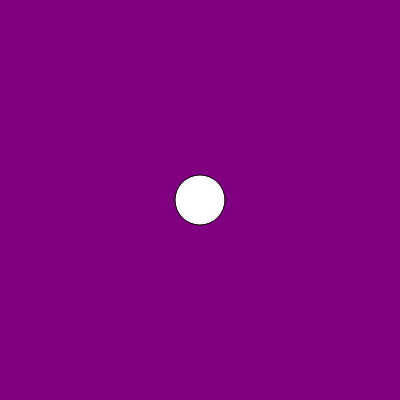
Frame 1 (no input)
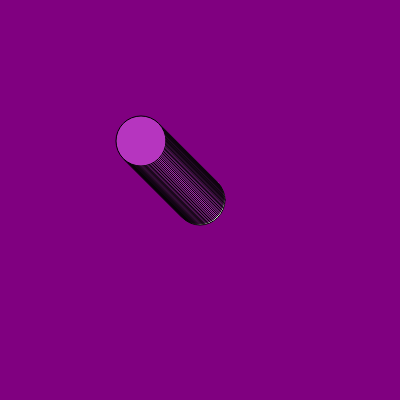
Frame 60 (no input)
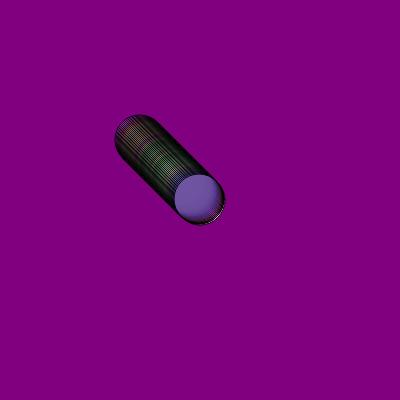
Frame 120 (the mouse pressed at the canvas centre since frame 60)

The p5.js sketch that drew these frames (run headless with seeded random() and noise() and a simulated clock; from frame 60 on, the mouse is pressed at the canvas centre):

// p5.js sketch
// ── sketch.js

let cor;
 let posicaoHorizontal = 200;
 let posicaoVertical = 200;

 function setup () {
createCanvas(400, 400);
  background("purple");
cor = color(random(0, 255), random(0, 255), random(0, 255));
}
 
function draw() {
 circle (posicaoHorizontal, posicaoVertical, 50);
fill(cor);

  if(mouseX > posicaoHorizontal) {
 posicaoHorizontal = posicaoHorizontal +1;
  }
  if(mouseX < posicaoHorizontal) {
 posicaoHorizontal = posicaoHorizontal -1;
  } 
  if(mouseY > posicaoVertical) {
 posicaoVertical = posicaoVertical +1;
  }
  if(mouseY < posicaoVertical) {
 posicaoVertical = posicaoVertical -1;
  } 
if(mouseIsPressed){
cor = color(random(0, 255), random(0, 255), random(0, 255), random (0, 100));
 }
}
